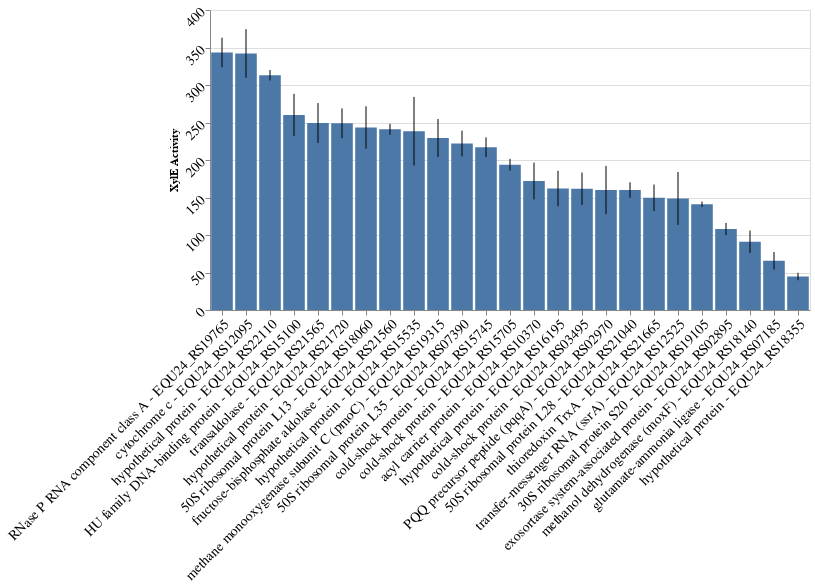

The cell this chart's notebook holds for it:
### Code cell
bar = alt.Chart(
    df,
).mark_bar().encode(
    x=alt.X('manual_desc:N',
            axis=alt.Axis(title=None),
            sort=alt.EncodingSortField(field="mean_xyle", order='descending'),
           ),
    y=alt.Y('mean_xyle:Q',axis=alt.Axis(title="XylE Activity")),
    tooltip=["desc:N","hex1:N",'hex2:N','total_score:Q','mean_xyle:Q'],
    #color=alt.Color('locus_tag:N')#,sort=alt.EncodingSortField(field="mean_xyle", order='descending')),
    #size=alt.value(100),
    #tooltip=["desc:N","hex1:N",'hex2:N','total_score:Q'],
).properties(
    width=600,
    height=300
)

error_bars = bar.mark_rule().encode(
  y=alt.Y('std_low:Q'),
  y2=alt.Y2('std_high:Q')
)

#alt.layer(bar, error_bars).resolve_scale(x='independent')
chart = bar + error_bars
chart.configure_axis(
    labelFontSize=14,
    labelLimit=600,
    labelAngle=-45
)

### Figure 1 — Vega-Lite specification as saved in the notebook (floating-point values rounded to 4 significant figures)
{"config": {"view": {"continuousWidth": 400, "continuousHeight": 300}, "axis": {"labelAngle": -45, "labelFontSize": 14, "labelLimit": 600}}, "layer": [{"mark": "bar", "encoding": {"tooltip": [{"type": "nominal", "field": "desc"}, {"type": "nominal", "field": "hex1"}, {"type": "nominal", "field": "hex2"}, {"type": "quantitative", "field": "total_score"}, {"type": "quantitative", "field": "mean_xyle"}], "x": {"type": "nominal", "axis": {"title": null}, "field": "manual_desc", "sort": {"field": "mean_xyle", "order": "descending"}}, "y": {"type": "quantitative", "axis": {"title": "XylE Activity"}, "field": "mean_xyle"}}, "height": 300, "width": 600}, {"mark": "rule", "encoding": {"tooltip": [{"type": "nominal", "field": "desc"}, {"type": "nominal", "field": "hex1"}, {"type": "nominal", "field": "hex2"}, {"type": "quantitative", "field": "total_score"}, {"type": "quantitative", "field": "mean_xyle"}], "x": {"type": "nominal", "axis": {"title": null}, "field": "manual_desc", "sort": {"field": "mean_xyle", "order": "descending"}}, "y": {"type": "quantitative", "field": "std_low"}, "y2": {"field": "std_high"}}, "height": 300, "width": 600}], "data": {"name": "data-34eaaedd561156bbc03ffe139f54abd3"}, "$schema": "https://vega.github.io/schema/vega-lite/v4.0.2.json", "datasets": {"data-34eaaedd561156bbc03ffe139f54abd3": [{"locus_tag": "EQU24_RS19765", "desc": "EQU24_RS19765|rnpB|RNase P RNA component class A", "manual_desc": "RNase P RNA component class A - EQU24_RS19765", "motif_block": "CCGACATGTTTTTAATTCGCGTATAAT", "hex1": "CCGACA", "hex1_score": 3.05, "hex2": "TATAAT", "hex2_score": 8.462, "total_score": 11.51, "spacer": 15, "rep1": 333, "rep2": 326, "rep3": 371, "mean_xyle": 343.3, "std_xyle": 19.77, "std_low": 323.6, "std_high": 363.1}, {"locus_tag": "EQU24_RS12095", "desc": "EQU24_RS12095||cytochrome c", "manual_desc": "cytochrome c - EQU24_RS12095", "motif_block": "TTGAATTTTTACGTTAAATCCCCTATTCT", "hex1": "TTGAAT", "hex1_score": 5.952, "hex2": "TATTCT", "hex2_score": 6.985, "total_score": 12.94, "spacer": 17, "rep1": 305, "rep2": 384, "rep3": 337, "mean_xyle": 342.0, "std_xyle": 32.44, "std_low": 309.6, "std_high": 374.4}, {"locus_tag": "EQU24_RS22110", "desc": "EQU24_RS22110||hypothetical protein", "manual_desc": "hypothetical protein - EQU24_RS22110", "motif_block": "TTGATATTGCGGCAATCTACGTTAGAAT", "hex1": "TTGATA", "hex1_score": 8.222, "hex2": "TAGAAT", "hex2_score": 5.74, "total_score": 13.96, "spacer": 16, "rep1": 304, "rep2": 321, "rep3": 314, "mean_xyle": 313.0, "std_xyle": 6.976, "std_low": 306.0, "std_high": 320.0}, {"locus_tag": "EQU24_RS15100", "desc": "EQU24_RS15100||HU family DNA-binding protein", "manual_desc": "HU family DNA-binding protein - EQU24_RS15100", "motif_block": "TTGACACTTTATGAGTCGTGTTGATATAAA", "hex1": "TTGACA", "hex1_score": 8.353, "hex2": "TATAAA", "hex2_score": 5.984, "total_score": 14.34, "spacer": 18, "rep1": 296, "rep2": 227, "rep3": 257, "mean_xyle": 260.0, "std_xyle": 28.25, "std_low": 231.8, "std_high": 288.2}, {"locus_tag": "EQU24_RS21565", "desc": "EQU24_RS21565||transaldolase", "manual_desc": "transaldolase - EQU24_RS21565", "motif_block": "CCGATATAGGAATTTGCTGATTAAATACT", "hex1": "CCGATA", "hex1_score": 2.919, "hex2": "AATACT", "hex2_score": 3.919, "total_score": 6.838, "spacer": 17, "rep1": 247, "rep2": 283, "rep3": 218, "mean_xyle": 249.3, "std_xyle": 26.59, "std_low": 222.7, "std_high": 275.9}, {"locus_tag": "EQU24_RS21720", "desc": "EQU24_RS21720||hypothetical protein", "manual_desc": "hypothetical protein - EQU24_RS21720", "motif_block": "TTGCTTTTATTTTGGGAATGAGGATAAT", "hex1": "TTGCTT", "hex1_score": 5.215, "hex2": "GATAAT", "hex2_score": 5.426, "total_score": 10.64, "spacer": 16, "rep1": 227, "rep2": 245, "rep3": 275, "mean_xyle": 249.0, "std_xyle": 19.8, "std_low": 229.2, "std_high": 268.8}, {"locus_tag": "EQU24_RS18060", "desc": "EQU24_RS18060|rplM|50S ribosomal protein L13", "manual_desc": "50S ribosomal protein L13 - EQU24_RS18060", "motif_block": "TTTATTGGGTCCTAAACAGAATAAACA", "hex1": "TTTATT", "hex1_score": 4.625, "hex2": "TAAACA", "hex2_score": 4.076, "total_score": 8.701, "spacer": 15, "rep1": 219, "rep2": 283, "rep3": 228, "mean_xyle": 243.3, "std_xyle": 28.29, "std_low": 215.0, "std_high": 271.6}, {"locus_tag": "EQU24_RS21560", "desc": "EQU24_RS21560|fbaA|class II fructose-bisphosphate aldolase", "manual_desc": "fructose-bisphosphate aldolase - EQU24_RS21560", "motif_block": "TTGTCGCGAAAACGGGTTTGTTTTTTGAT", "hex1": "TTGTCG", "hex1_score": 4.247, "hex2": "TTTGAT", "hex2_score": 2.408, "total_score": 6.656, "spacer": 17, "rep1": 234, "rep2": 238, "rep3": 251, "mean_xyle": 241.0, "std_xyle": 7.257, "std_low": 233.7, "std_high": 248.3}, {"locus_tag": "EQU24_RS15535", "desc": "EQU24_RS15535||hypothetical protein", "manual_desc": "hypothetical protein - EQU24_RS15535", "motif_block": "TTTACTAAGAAAGGCTGATCAAGGTATAGT", "hex1": "TTTACT", "hex1_score": 4.756, "hex2": "TATAGT", "hex2_score": 6.411, "total_score": 11.17, "spacer": 18, "rep1": 193, "rep2": 221, "rep3": 301, "mean_xyle": 238.3, "std_xyle": 45.76, "std_low": 192.6, "std_high": 284.1}, {"locus_tag": "EQU24_RS19315", "desc": "EQU24_RS19315|pmoC|methane monooxygenase/ammonia monooxygenase subunit C", "manual_desc": "methane monooxygenase subunit C (pmoC) - EQU24_RS19315", "motif_block": "TTGACAAGCCTTTTCGAAATGATAAACT", "hex1": "TTGACA", "hex1_score": 8.353, "hex2": "TAAACT", "hex2_score": 6.554, "total_score": 14.91, "spacer": 16, "rep1": 209, "rep2": 265, "rep3": 214, "mean_xyle": 229.3, "std_xyle": 25.3, "std_low": 204.0, "std_high": 254.6}, {"locus_tag": "EQU24_RS07390", "desc": "EQU24_RS07390|rpmI|50S ribosomal protein L35", "manual_desc": "50S ribosomal protein L35 - EQU24_RS07390", "motif_block": "CTCAAGGAAACTTACTATTTTTAATCG", "hex1": "CTCAAG", "hex1_score": -0.8016, "hex2": "TAATCG", "hex2_score": 3.37, "total_score": 2.568, "spacer": 15, "rep1": 243, "rep2": 222, "rep3": 201, "mean_xyle": 222.0, "std_xyle": 17.15, "std_low": 204.9, "std_high": 239.1}, {"locus_tag": "EQU24_RS15745", "desc": "EQU24_RS15745||cold-shock protein", "manual_desc": "cold-shock protein - EQU24_RS15745", "motif_block": "TTGCTTTCCTGATTAGCCGGCTTTATTAT", "hex1": "TTGCTT", "hex1_score": 5.215, "hex2": "TATTAT", "hex2_score": 7.756, "total_score": 12.97, "spacer": 17, "rep1": 232, "rep2": 219, "rep3": 200, "mean_xyle": 217.0, "std_xyle": 13.14, "std_low": 203.9, "std_high": 230.1}, {"locus_tag": "EQU24_RS15705", "desc": "EQU24_RS15705||cold-shock protein", "manual_desc": "cold-shock protein - EQU24_RS15705", "motif_block": "TCGATAGACACATCCCATACCTTTTATTCT", "hex1": "TCGATA", "hex1_score": 5.538, "hex2": "TATTCT", "hex2_score": 6.985, "total_score": 12.52, "spacer": 18, "rep1": 184, "rep2": 203, "rep3": 194, "mean_xyle": 193.7, "std_xyle": 7.76, "std_low": 185.9, "std_high": 201.4}, {"locus_tag": "EQU24_RS10370", "desc": "EQU24_RS10370|acpP|acyl carrier protein", "manual_desc": "acyl carrier protein - EQU24_RS10370", "motif_block": "GTGATATTTTTATAATATAAAGTATAAT", "hex1": "GTGATA", "hex1_score": 4.381, "hex2": "TATAAT", "hex2_score": 8.462, "total_score": 12.84, "spacer": 16, "rep1": 138, "rep2": 183, "rep3": 195, "mean_xyle": 172.0, "std_xyle": 24.54, "std_low": 147.5, "std_high": 196.5}, {"locus_tag": "EQU24_RS16195", "desc": "EQU24_RS16195||hypothetical protein", "manual_desc": "hypothetical protein - EQU24_RS16195", "motif_block": "TTGACATGTTTCTTCGATCATGTTAAAAA", "hex1": "TTGACA", "hex1_score": 8.353, "hex2": "TAAAAA", "hex2_score": 4.847, "total_score": 13.2, "spacer": 17, "rep1": 174, "rep2": 129, "rep3": 183, "mean_xyle": 162.0, "std_xyle": 23.62, "std_low": 138.4, "std_high": 185.6}, {"locus_tag": "EQU24_RS03495", "desc": "EQU24_RS03495||cold-shock protein", "manual_desc": "cold-shock protein - EQU24_RS03495", "motif_block": "TTGACTTTGGGGAAATAAGGCATAGAAT", "hex1": "TTGACT", "hex1_score": 7.306, "hex2": "TAGAAT", "hex2_score": 5.74, "total_score": 13.05, "spacer": 16, "rep1": 150, "rep2": 143, "rep3": 192, "mean_xyle": 161.7, "std_xyle": 21.64, "std_low": 140.0, "std_high": 183.3}, {"locus_tag": "EQU24_RS02970", "desc": "EQU24_RS02970|pqqA|pyrroloquinoline quinone precursor peptide PqqA", "manual_desc": "PQQ precursor peptide (pqqA) - EQU24_RS02970", "motif_block": "TTGCTTTGCCTAAATTATCGTCGTATACT", "hex1": "TTGCTT", "hex1_score": 5.215, "hex2": "TATACT", "hex2_score": 7.692, "total_score": 12.91, "spacer": 17, "rep1": 204, "rep2": 148, "rep3": 128, "mean_xyle": 160.0, "std_xyle": 32.17, "std_low": 127.8, "std_high": 192.2}, {"locus_tag": "EQU24_RS21040", "desc": "EQU24_RS21040|rpmB|50S ribosomal protein L28", "manual_desc": "50S ribosomal protein L28 - EQU24_RS21040", "motif_block": "TTCTCGTTGAACGGACGTTTTTTCTTTCG", "hex1": "TTCTCG", "hex1_score": 1.212, "hex2": "CTTTCG", "hex2_score": -1.213, "total_score": -0.00134, "spacer": 17, "rep1": 159, "rep2": 148, "rep3": 173, "mean_xyle": 160.0, "std_xyle": 10.23, "std_low": 149.8, "std_high": 170.2}, {"locus_tag": "EQU24_RS21665", "desc": "EQU24_RS21665|trxA|thioredoxin TrxA", "manual_desc": "thioredoxin TrxA - EQU24_RS21665", "motif_block": "TTGACAAAATAACGCCGGCACTCCTATAGT", "hex1": "TTGACA", "hex1_score": 8.353, "hex2": "TATAGT", "hex2_score": 6.411, "total_score": 14.76, "spacer": 18, "rep1": 148, "rep2": 129, "rep3": 172, "mean_xyle": 149.7, "std_xyle": 17.59, "std_low": 132.1, "std_high": 167.3}, {"locus_tag": "EQU24_RS12525", "desc": "EQU24_RS12525|ssrA|transfer-messenger RNA", "manual_desc": "transfer-messenger RNA (ssrA) - EQU24_RS12525", "motif_block": "TTGCTAATGATGAATTTAATTGTTAATAT", "hex1": "TTGCTA", "hex1_score": 6.263, "hex2": "TAATAT", "hex2_score": 6.618, "total_score": 12.88, "spacer": 17, "rep1": 139, "rep2": 111, "rep3": 196, "mean_xyle": 148.7, "std_xyle": 35.37, "std_low": 113.3, "std_high": 184.0}, {"locus_tag": "EQU24_RS19105", "desc": "EQU24_RS19105|rpsT|30S ribosomal protein S20", "manual_desc": "30S ribosomal protein S20 - EQU24_RS19105", "motif_block": "TTGACAATAGTAGCACTACGCAAGATAAT", "hex1": "TTGACA", "hex1_score": 8.353, "hex2": "GATAAT", "hex2_score": 5.426, "total_score": 13.78, "spacer": 17, "rep1": 146, "rep2": 139, "rep3": 138, "mean_xyle": 141.0, "std_xyle": 3.559, "std_low": 137.4, "std_high": 144.6}, {"locus_tag": "EQU24_RS02895", "desc": "EQU24_RS02895||exosortase system-associated protein, TIGR04073 family", "manual_desc": "exosortase system-associated protein - EQU24_RS02895", "motif_block": "TTGACAACATTCAACCTTTAGGCTATTGT", "hex1": "TTGACA", "hex1_score": 8.353, "hex2": "TATTGT", "hex2_score": 5.705, "total_score": 14.06, "spacer": 17, "rep1": 100, "rep2": 105, "rep3": 119, "mean_xyle": 108.0, "std_xyle": 8.042, "std_low": 99.96, "std_high": 116.0}, {"locus_tag": "EQU24_RS18140", "desc": "EQU24_RS18140|moxF|PQQ-dependent dehydrogenase, methanol/ethanol family", "manual_desc": "methanol dehydrogenase (moxF) - EQU24_RS18140", "motif_block": "TTGTAACAACAAACACCGCAATCAATAG", "hex1": "TTGTAA", "hex1_score": 5.04, "hex2": "CAATAG", "hex2_score": 1.105, "total_score": 6.145, "spacer": 16, "rep1": 79, "rep2": 82, "rep3": 112, "mean_xyle": 91.0, "std_xyle": 14.9, "std_low": 76.1, "std_high": 105.9}, {"locus_tag": "EQU24_RS07185", "desc": "EQU24_RS07185||glutamate--ammonia ligase", "manual_desc": "glutamate-ammonia ligase - EQU24_RS07185", "motif_block": "TTGTAATTGAGATCAATTAGTTGCTTATAT", "hex1": "TTGTAA", "hex1_score": 5.04, "hex2": "TTATAT", "hex2_score": 3.934, "total_score": 8.974, "spacer": 18, "rep1": 50, "rep2": 69, "rep3": 78, "mean_xyle": 65.67, "std_xyle": 11.67, "std_low": 54.0, "std_high": 77.34}, {"locus_tag": "EQU24_RS18355", "desc": "EQU24_RS18355||hypothetical protein", "manual_desc": "hypothetical protein - EQU24_RS18355", "motif_block": "TTTATAAGATTTCCGTTTATTTTATAAT", "hex1": "TTTATA", "hex1_score": 5.672, "hex2": "TATAAT", "hex2_score": 8.462, "total_score": 14.13, "spacer": 16, "rep1": 50, "rep2": 38, "rep3": 46, "mean_xyle": 44.67, "std_xyle": 4.989, "std_low": 39.68, "std_high": 49.66}]}}
